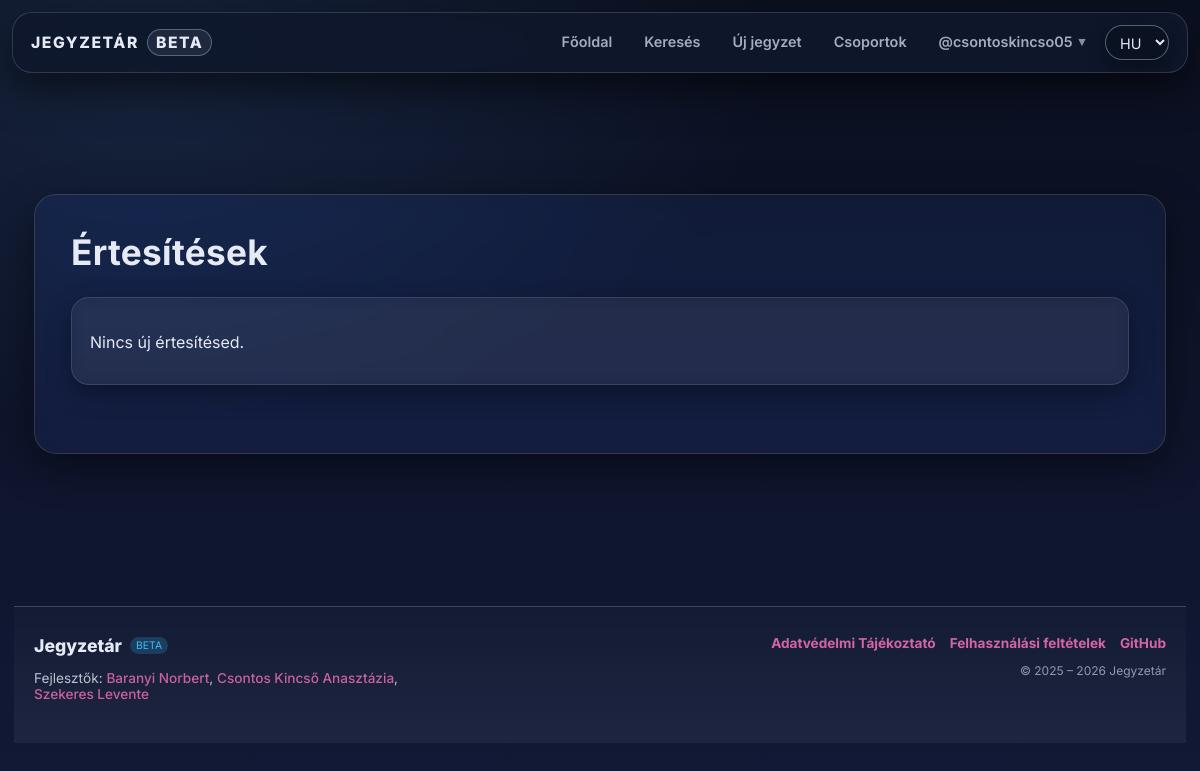
Page /notify.php (signed in) on the earlier database version.
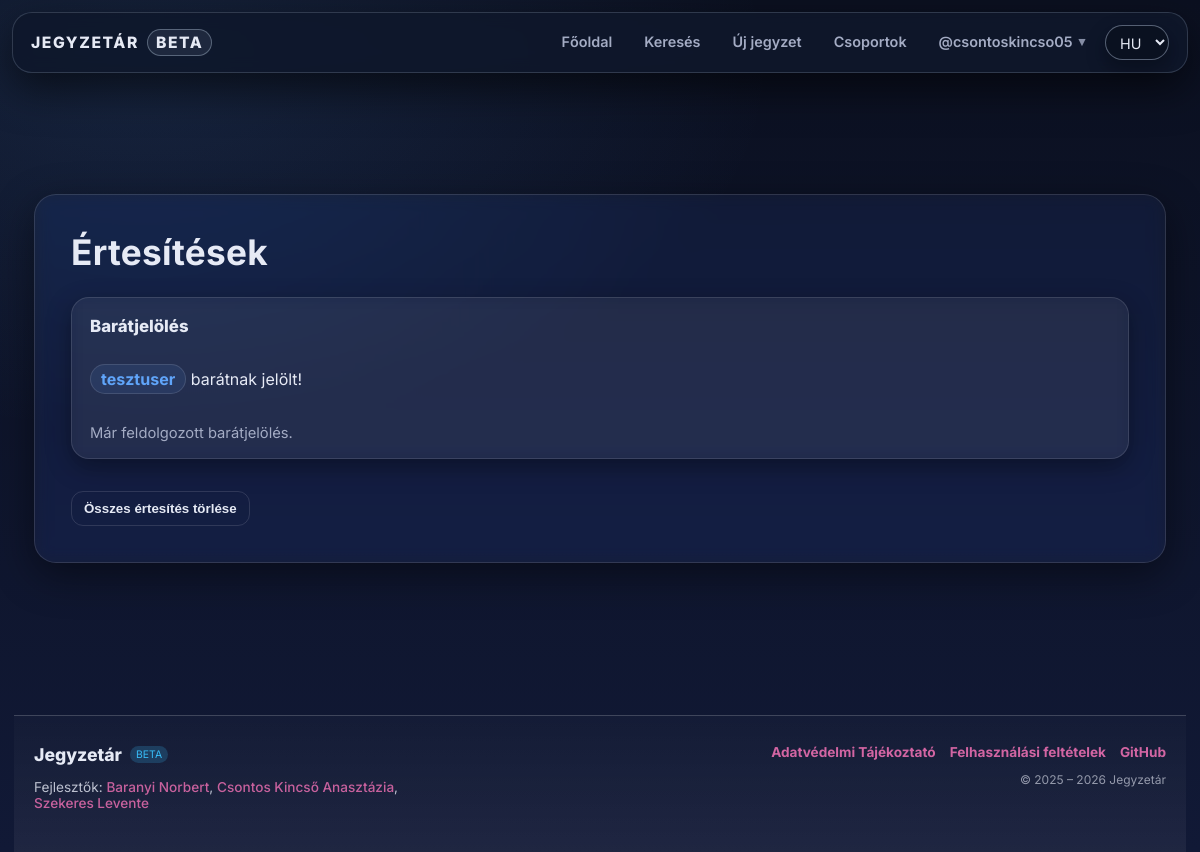
Same page on the later database version.
### tables this page shows
CREATE TABLE `notifys` (
  `id` int(11) NOT NULL,
  `fromid` int(255) NOT NULL,
  `toid` int(255) NOT NULL,
  `notifytype` varchar(100) NOT NULL,
  `readed` tinyint(1) DEFAULT 0
);

CREATE TABLE `users` (
  `id` int(11) NOT NULL,
  `lastname` varchar(100) DEFAULT NULL,
  `firstname` varchar(100) DEFAULT NULL,
  `username` varchar(50) NOT NULL,
  `birthdate` date DEFAULT NULL,
  `gender` varchar(10) DEFAULT NULL,
  `email` varchar(50) NOT NULL,
  `profile_picture` varchar(255) DEFAULT NULL,
  `password` varchar(255) NOT NULL,
  `security_question` varchar(255) NOT NULL,
  `security_answer` varchar(255) NOT NULL,
  `admin` tinyint(1) NOT NULL,
  `registration_date` datetime DEFAULT NULL,
  `language` varchar(5) NOT NULL DEFAULT 'hu',
  `oauth_provider` varchar(20) DEFAULT NULL,
  `oauth_sub` varchar(191) DEFAULT NULL,
  `email_verified` tinyint(1) NOT NULL DEFAULT 0,
  `bio` text DEFAULT NULL,
  `profile_theme` varchar(32) NOT NULL DEFAULT 'default',
  `twofa_enabled` tinyint(1) NOT NULL DEFAULT 0
);

### assets/php/navbar.php (called while the page is built, shortened)
<?php
    if (isset($_COOKIE['id']) && ctype_digit($_COOKIE['id'])) {
        $userid = (int)$_COOKIE['id'];
        $stmt = $conn->prepare("SELECT * FROM users WHERE id = ? LIMIT 1");
        $stmt->bind_param("i", $userid);
        $stmt->execute();
        $res = $stmt->get_result();
        if ($res && $res->num_rows === 1) {
            $user = $res->fetch_assoc();
        } else {
            setcookie("id", "", time() - 3600, "/");
            $isLoggedIn = false;
        }
    }
?>

### assets/php/lang.php (called while the page is built, shortened)
<?php
    $supported_langs = ['hu', 'en', 'de'];
    if (isset($_GET['lang']) && in_array($_GET['lang'], $supported_langs, true)) {
        $lang = $_GET['lang'];
        $_SESSION['lang'] = $lang;
        if (!headers_sent()) {
            setcookie('lang', $lang, time() + 60*60*24*30, '/');
        }
    } else {
        if (isset($_SESSION['lang']) && in_array($_SESSION['lang'], $supported_langs, true)) {
            $lang = $_SESSION['lang'];
        } elseif (isset($_COOKIE['lang']) && in_array($_COOKIE['lang'], $supported_langs, true)) {
            $lang = $_COOKIE['lang'];
        } else {
            $lang = 'hu';
        }
    }
    $translations = [];
    if ($stmt = $conn->prepare("SELECT t_key, text FROM translations WHERE lang_code = ?")) {
        $stmt->bind_param('s', $lang);
        $stmt->execute();
        $result = $stmt->get_result();
        while ($row = $result->fetch_assoc()) {
            $translations[$row['t_key']] = $row['text'];
        }
    }
    if (!function_exists('t')) {
        function t(string $key): string
        {
            global $translations;
            return $translations[$key] ?? $key;
        }
    }

### assets/php/functions.php (called while the page is built, shortened)
<?php
    if (!function_exists('db_stmt')) {
        function db_stmt(mysqli $conn, string $sql, string $types = '', array $params = []): mysqli_stmt {
            $stmt = $conn->prepare($sql);
            if ($types !== '' && $params) {
                if (!$stmt->bind_param($types, ...$params)) {
                    db_log_error($conn, 'Paraméterek bind-elése sikertelen', $sql, $params);
                    throw new RuntimeException('Paraméterek bind-elése sikertelen: ' . $stmt->error);
                }
            }
            if (!$stmt->execute()) {
                db_log_error($conn, 'Végrehajtási hiba (execute)', $sql, $params);
                throw new RuntimeException('Végrehajtási hiba (execute): ' . $stmt->error);
            }
            return $stmt;
        }
    }
    if (!function_exists('db_query')) {
        function db_query(mysqli $conn, string $sql, string $types = '', array $params = []): mysqli_result
        {
            $stmt = db_stmt($conn, $sql, $types, $params);
            $result = $stmt->get_result();
            return $result;
        }
    }

### notify.php (the view, shortened to what the changed rows need)
<?php
    require "assets/php/db.php";
    require "assets/php/lang.php";
    require_once "assets/php/functions.php";
?>
<!DOCTYPE html>
<html lang="<?= $lang ?>">
<head>
    <link rel="stylesheet" href="assets/css/styles.css">
</head>
<body>
<?php
    include 'assets/php/navbar.php';
    $founded_notifys = db_query($conn, "SELECT * FROM notifys WHERE toid = ? ORDER BY id DESC", "i", [$user['id']]);
?>
<div class="content-wrapper">
    <div class="main">
        <h1><?= t('notify_title') ?></h1>
        <?php if ($founded_notifys && $founded_notifys->num_rows > 0): ?>
            <div class="content-grid">
                <?php while ($ertesites = $founded_notifys->fetch_assoc()):
                    $from = (int)$ertesites['fromid'];
                    $founded_notifyer = db_query($conn, "SELECT * FROM users WHERE id = ? LIMIT 1", "i", [$from]);
                    $notifyer = $founded_notifyer ? $founded_notifyer->fetch_assoc() : null;
                    ?>
                    <article class="card">
                        <?php if ($ertesites['notifytype'] === "friend"): ?>
                            <h4 class="entry-title"><?= t('notif_friend_request_title') ?></h4>
                            <p>
                                <a class="uploader-name" href="profile.php?userid=<?= (int)$notifyer['id'] ?>">
                                    <?= htmlspecialchars($notifyer['username']) ?>
                                </a>
                                <?= t('notif_friend_marked_you') ?>
                            </p>
                            <?php
                            $check = db_query($conn, "SELECT * FROM friends   WHERE fromid = ?     AND toid   = ?     AND status = 0  LIMIT 1", "ii", [$notifyer['id'], $user['id']]);
                            if ($check && $check->num_rows > 0): ?>
                                <form method="post" action="assets/php/accept_friend.php">
                                    <input type="hidden" name="fromid" value="<?= (int)$notifyer['id'] ?>">
                                    <button type="submit" class="btn-cta">
                                        <?= t('btn_accept_friend') ?>
                                    </button>
                                </form>
                            <?php else: ?>
                                <p class="entry-meta"><?= t('notif_friend_already_processed') ?></p>
                            <?php endif; ?>
                        <?php endif; ?>
                    </article>
                <?php endwhile; ?>
            </div>
            <form method="post" style="margin-top: 24px;">
                <button type="submit" name="del-notifs-btn" class="btn-ghost">
                    <?= t('btn_delete_all_notifications') ?>
                </button>
            </form>
        <?php else: ?>
            <div class="card">
                <p><?= t('empty_no_notifications') ?></p>
            </div>
        <?php endif; ?>
    </div>
</div>
</body>
</html>

Differences in the rows shown:
added notifys: users.username "tesztuser"
Other differences:
t('btn_delete_all_notifications'): (not shown) → "Összes értesítés törlése"
t('empty_no_notifications'): "Nincs új értesítésed." → (not shown)
